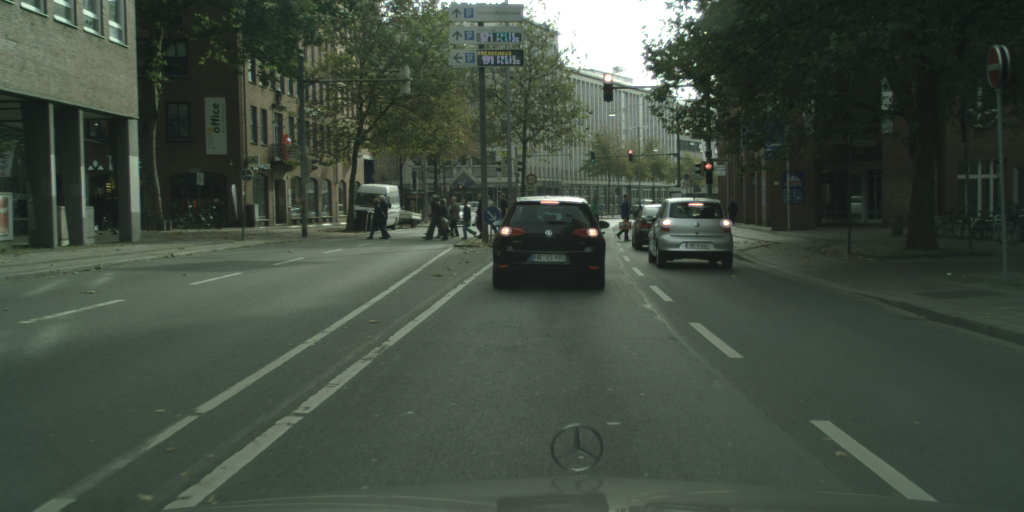
#> input picture data/bremen_000006_000019_leftImg8bit.png, 2048 x 1024 px, given as the content of the folder ./data/leftImg8bit/train/aachen, which was not available (shown at 1/2 size)
$ python phase1.py data/bremen_000006_000019_leftImg8bit.png
#> lines starting #> are read from the running program, lines starting #| are printed output that depends on the picture; after the words box and inside, x2 and y2 are one past the last pixel; in counts of white or black regions, pixels touching at a corner belong together; pictures that were not available may be replaced by others from this repository, and a replacement may not be noted
import matplotlib.pyplot as plt
from PIL import Image
import scipy.ndimage.filters as filters
import numpy as np
from scipy import signal
import scipy.ndimage as ndimage
import os
import glob


def high_pass_filter_green(img):
    highpass_filter = np.array([[-1 / 9, -1 / 9, -1 / 9],
                                [-1 / 9, 8 / 9, -1 / 9],
                                [-1 / 9, -1 / 9, -1 / 9]])

    return signal.convolve2d(img[:, :, 1], highpass_filter, boundary="symm", mode="same")
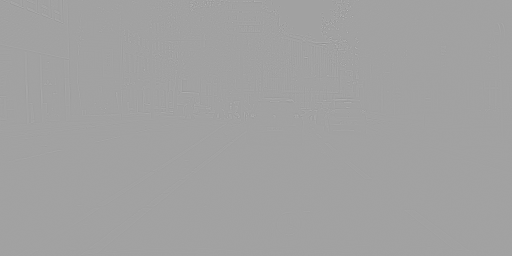
#> returned value: shape (1024, 2048) float64 (shown at 1/4 size); min -0.485, max 0.279, mean 7.67e-19; drawn with min black and max white


def high_pass_filter_red(img):
    highpass_filter = np.array([[-1 / 9, -1 / 9, -1 / 9],
                                [-1 / 9, 8 / 9, -1 / 9],
                                [-1 / 9, -1 / 9, -1 / 9]])

    return signal.convolve2d(img[:, :, 0], highpass_filter, boundary="symm", mode="same")


def recognize_traffic_light(img):
    neighborhood_size = 75
    threshold = 0.21
    data_max = filters.maximum_filter(img, neighborhood_size)
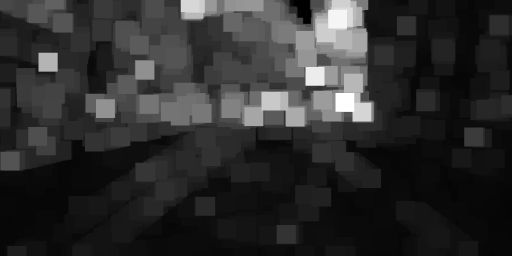
#> data_max: shape (1024, 2048) float64 (shown at 1/4 size); min 0, max 0.279, mean 0.0506; drawn with min black and max white
    maxima = (img == data_max)
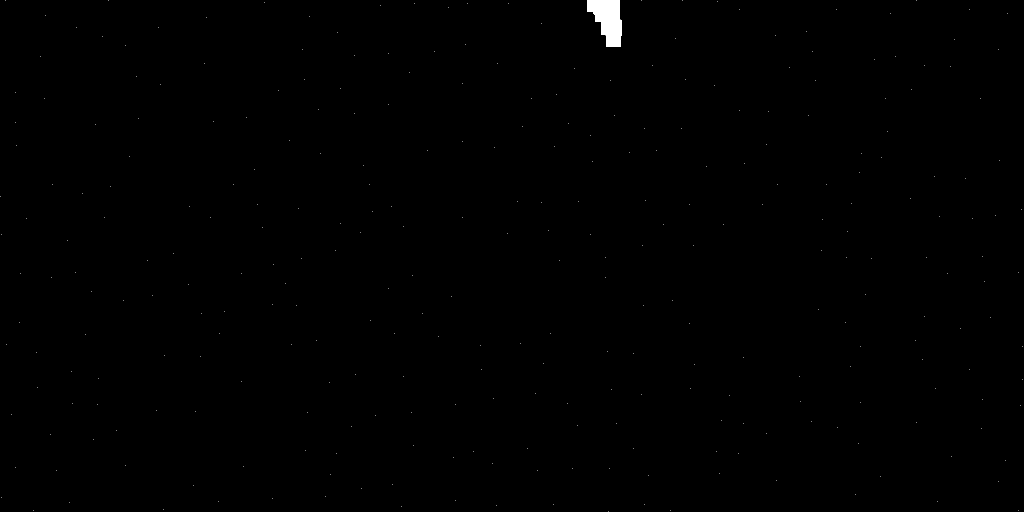
#> maxima: shape (1024, 2048) bool (shown at 1/2 size); 0.22% white; 308 white regions (307 under 20 px), largest, box (x1, y1, x2, y2) and area: (1175, 0, 1244, 94) 4307
    data_min = filters.minimum_filter(img, neighborhood_size)

    diff = ((data_max - data_min) >= threshold)
#> diff: shape (1024, 2048) bool; 10.8% white; 8 white regions, largest, box (x1, y1, x2, y2) and area: (723, 0, 1495, 487) 146544, (886, 365, 1227, 506) 31641, (692, 331, 831, 491) 15571
    maxima[diff == 0] = 0
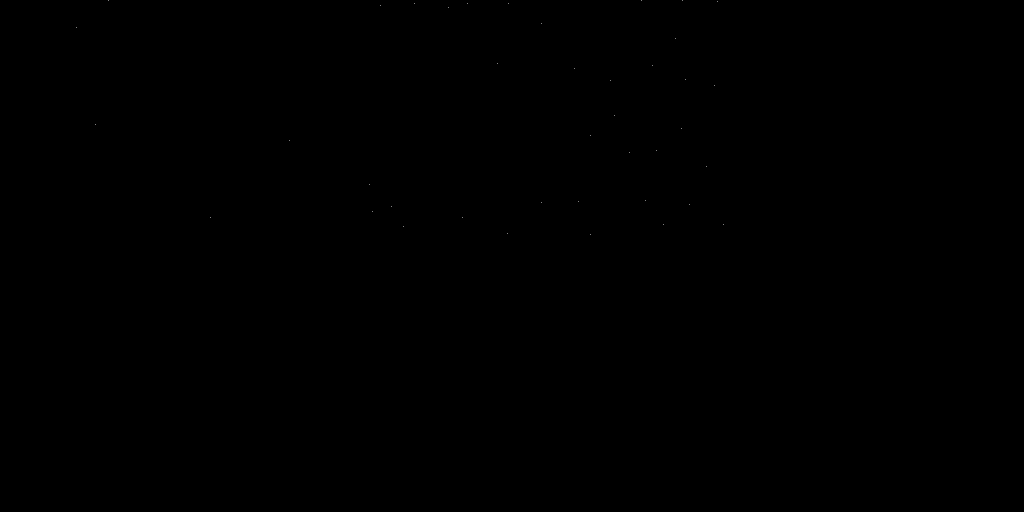
#> maxima: shape (1024, 2048) bool (shown at 1/2 size); 0% white in thin lines or dots, all inside (x1, y1, x2, y2) = (152, 0, 1448, 469)

    labeled, num_objects = ndimage.label(maxima)
#> labeled: shape (1024, 2048) int32; 41 distinct labels, from 0 to 40
#> num_objects = 40
    slices = ndimage.find_objects(labeled)
#> slices = 40 items

    x, y = [], []
    for dy, dx in slices:
        if (dx.start > 5 and dx.start < 1995 and dy.start > 5 and dy.start < 995):
            x_center = int((dx.start + dx.stop - 1) / 2)
            x.append(x_center)
            y_center = int((dy.start + dy.stop - 1) / 2)
            y.append(y_center)
#> this loop made 40 passes
#> (x_center, y_center) on passes 5 to 12: (828, 7), (935, 7), (1016, 7), (760, 10), (896, 14), (1082, 47), (152, 54), (1350, 76)
#> after the loop, x = 36 values, max 1447 at index 32, min 152 at index 6, mean 1036.4; y = 36 values from 7 to 468
    return x, y


def print_picture(path_img):
    picture = np.array(Image.open(path_img)).astype(float) / 255

    highpass_filter_green = high_pass_filter_green(picture)
    highpass_filter_red = high_pass_filter_red(picture)

    x_green, y_green = recognize_traffic_light(highpass_filter_green)
#> x_green has the same summary as x in recognize_traffic_light; y_green = 36 values from 7 to 468

    x_red, y_red = recognize_traffic_light(highpass_filter_red)
#> in recognize_traffic_light (call 2), `data_min = filters.minimum_filter(img, neighborhood_size)`:
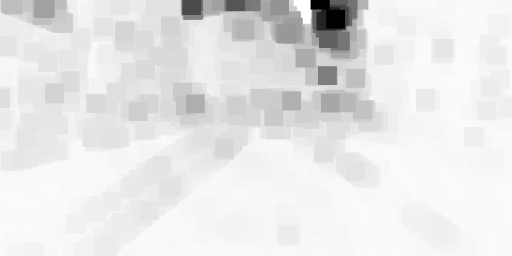
#> data_min: shape (1024, 2048) float64 (shown at 1/4 size); min -0.599, max 0, mean -0.0562; drawn with min black and max white
#> in recognize_traffic_light (call 2), `maxima[diff == 0] = 0`:
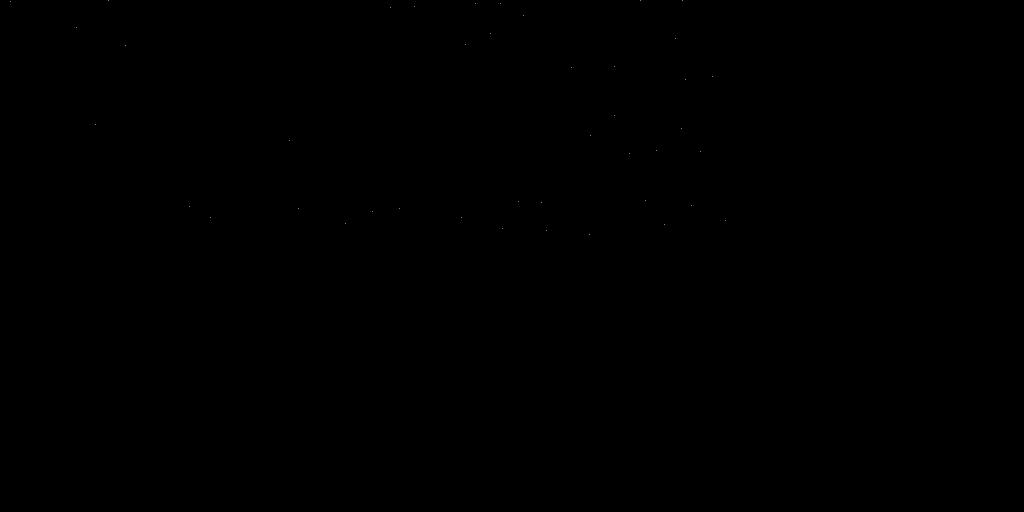
#> maxima: shape (1024, 2048) bool (shown at 1/2 size); 0% white in thin lines or dots, all inside (x1, y1, x2, y2) = (20, 0, 1451, 469)
#> in recognize_traffic_light (call 2), `labeled, num_objects = ndimage.label(maxima)`: num_objects = 42
#> in recognize_traffic_light (call 2), `slices = ndimage.find_objects(labeled)`: slices = 42 items
#> the loop in recognize_traffic_light (call 2), `for dy, dx in slices:` made 42 passes
#> (x_center, y_center) on passes 5 to 12: (951, 7), (1000, 7), (829, 13), (780, 14), (1047, 31), (152, 54), (980, 67), (1350, 76)
#> after the loop in recognize_traffic_light (call 2), `for dy, dx in slices:`: x = 38 values, max 1450 at index 32, min 152 at index 5, mean 983; y = 38 values from 7 to 468
#> x_red has the same summary as x in recognize_traffic_light; y_red = 38 values from 7 to 468

    picture2 = np.array(Image.open(path_img))
#> picture2 is the input picture: shape (1024, 2048, 3); mean R, G, B 64.8, 75, 63.8

    x_red_, y_red_ = [], []
    for i in range(len(x_red)):
        left = x_red[i] - 75
        right = x_red[i] + 75
        top = y_red[i] - 75
        bottom = y_red[i] + 75
        to_append = True
        for x_ind in range(left, right):
            for y_ind in range(top, bottom):
                if (x_ind in x_green and y_ind in y_green):
                    to_append = False

        if to_append:
            x_red_.append(x_red[i])
            y_red_.append(y_red[i])
#> this loop made 38 passes
#> (left, right, top, bottom) on passes 1 to 8: (876, 1026, -68, 82), (925, 1075, -68, 82), (754, 904, -62, 88), (705, 855, -61, 89), (972, 1122, -44, 106), (77, 227, -21, 129), (905, 1055, -8, 142), (1275, 1425, 1, 151)
#> after the loop, x_red_ = []; y_red_ = []

    plt.figure()
    plt.imshow(picture)

    cord = zip(x_green, y_green)
    for x, y in cord:
        red_val = picture2[y, x, 0]
        green_val = picture2[y, x, 1]
        if red_val >= green_val:
            plt.plot(x, y, 'r+')
        else:
            plt.plot(x, y, 'g+')
#> this loop made 36 passes
#> (x, y, red_val, green_val) on passes 1 to 8: (828, 7, 223, 248), (935, 7, 214, 251), (1016, 7, 228, 234), (760, 10, 231, 246), (896, 14, 203, 238), (1082, 47, 226, 255), (152, 54, 133, 151), (1350, 76, 234, 229)

    cord = zip(x_red_, y_red_)
    for x, y in cord:
        red_val = picture2[y, x, 0]
        green_val = picture2[y, x, 1]
        if red_val - green_val >= -50:
            plt.plot(x, y, 'r+')
        else:
            plt.plot(x, y, 'g+')
#> this loop made 0 passes

    print(len(x_green), ", ", len(x_red_))
#| 36 ,  0

    plt.show(block=True)
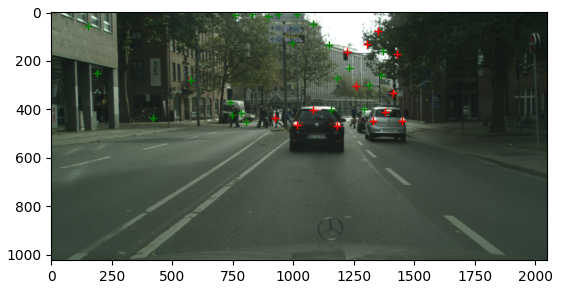
#> figure drawn by matplotlib, 1 panel


def main(argv=None):
    default_base = './data/leftImg8bit/train/aachen'
    flist = glob.glob(os.path.join(default_base, '*_leftImg8bit.png'))

    for image in flist:
        print_picture(image)
        plt.show(block=True)

    if len(flist):
        print("You should now see some images, with the ground truth marked on them. Close all to quit.")
    else:
        print("Bad configuration?? Didn't find any picture to show")

    plt.show(block=True)


# [69 lines left out: functions test_find_tfl_lights, find_tfl_lights, not called in this run]

if __name__ == '__main__':
    main()

$ run again, on data/bremen_000007_000019_leftImg8bit.png
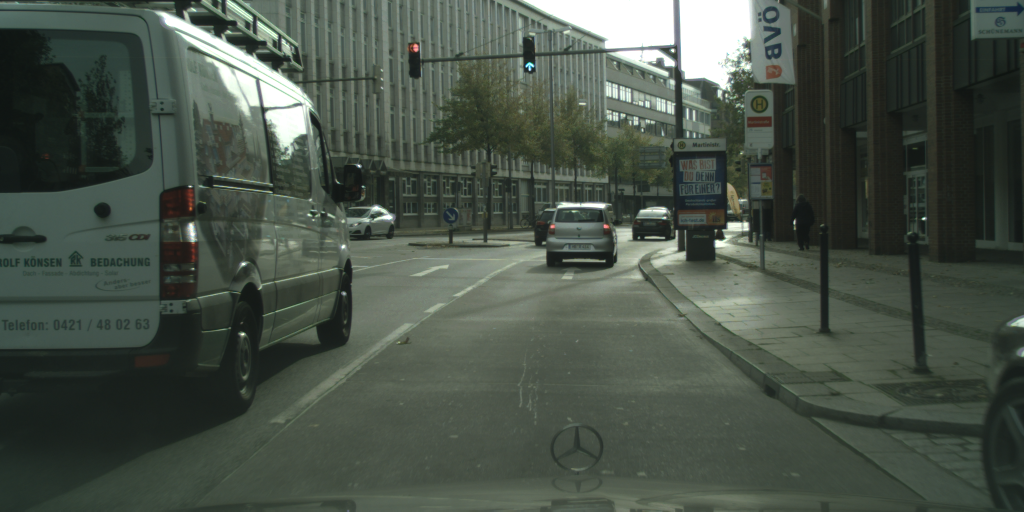
#> input picture data/bremen_000007_000019_leftImg8bit.png, 2048 x 1024 px, given as the content of the folder ./data/leftImg8bit/train/aachen, which was not available (shown at 1/2 size)
#> in recognize_traffic_light, `diff = ((data_max - data_min) >= threshold)`:
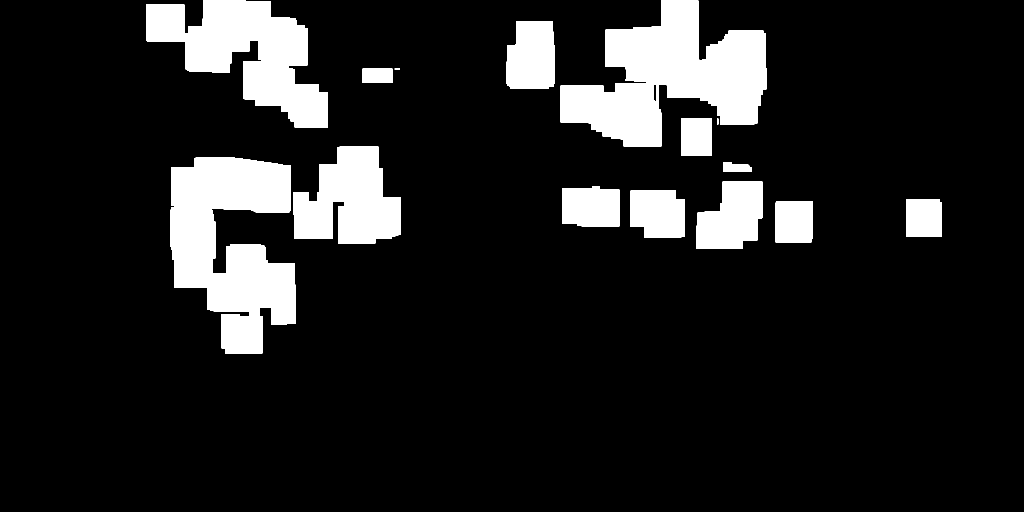
#> diff: shape (1024, 2048) bool (shown at 1/2 size); 12.7% white; 16 white regions, largest, box (x1, y1, x2, y2) and area: (1121, 0, 1534, 293) 66030, (340, 315, 592, 707) 63349, (371, 0, 656, 255) 40594
#> labeled: shape (1024, 2048) int32; 42 distinct labels, from 0 to 41
#> num_objects = 41
#> slices = 41 items
#> the loop in recognize_traffic_light, `for dy, dx in slices:` made 41 passes
#> (x_center, y_center) on passes 2 to 9: (504, 40), (331, 46), (455, 61), (554, 77), (1228, 96), (1342, 99), (411, 103), (1493, 113)
#> after the loop in recognize_traffic_light, `for dy, dx in slices:`: x = 40 values, max 1849 at index 28, min 331 at index 1, mean 906.1; y = 40 values from 40 to 669
#> x_green has the same summary as x in recognize_traffic_light
#> diff: shape (1024, 2048) bool; 18.2% white; 13 white regions, largest, box (x1, y1, x2, y2) and area: (293, 0, 819, 707) 184350, (1121, 0, 1538, 312) 91303, (1079, 376, 1387, 560) 34011
#> labeled: shape (1024, 2048) int32; 63 distinct labels, from 0 to 62
#> the loop in recognize_traffic_light (call 2), `for dy, dx in slices:` made 62 passes
#> (x_center, y_center) on passes 4 to 11: (390, 21), (1360, 30), (504, 40), (331, 45), (455, 61), (554, 77), (1496, 78), (1223, 96)
#> x_red = 59 values, max 1846 at index 41, min 331 at index 3, mean 926.8; y_red = 59 values from 21 to 669
#> in print_picture, picture2 is the input picture: shape (1024, 2048, 3); mean R, G, B 71.6, 81.4, 71.2
#> the loop in print_picture, `for i in range(len(x_red)):` made 59 passes
#> (left, right, top, bottom) on passes 1 to 8: (315, 465, -54, 96), (1285, 1435, -45, 105), (429, 579, -35, 115), (256, 406, -30, 120), (380, 530, -14, 136), (479, 629, 2, 152), (1421, 1571, 3, 153), (1148, 1298, 21, 171)
#> after the loop in print_picture, `for i in range(len(x_red)):`: x_red_ = [913]; y_red_ = [420]
#> the loop in print_picture, `for x, y in cord:` made 40 passes
#> (x, y, red_val, green_val) on passes 1 to 8: (504, 40, 229, 254), (331, 46, 173, 255), (455, 61, 210, 212), (554, 77, 225, 242), (1228, 96, 231, 255), (1342, 99, 196, 252), (411, 103, 209, 249), (1493, 113, 192, 204)
#> the loop in print_picture, `for x, y in cord:` made 1 pass
#> (x, y, red_val, green_val) on pass 1: (913, 420, 128, 123)
#| 40 ,  1
#> in print_picture, `plt.show(block=True)`:
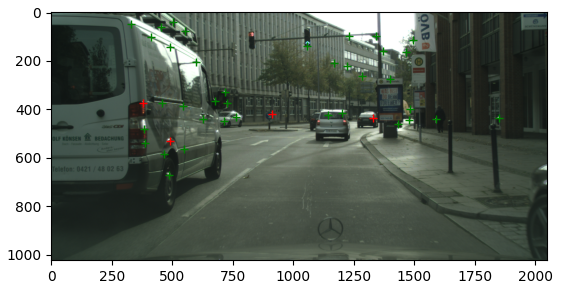
#> figure drawn by matplotlib, 1 panel

$ run again, on data/bremen_000009_000019_leftImg8bit.png
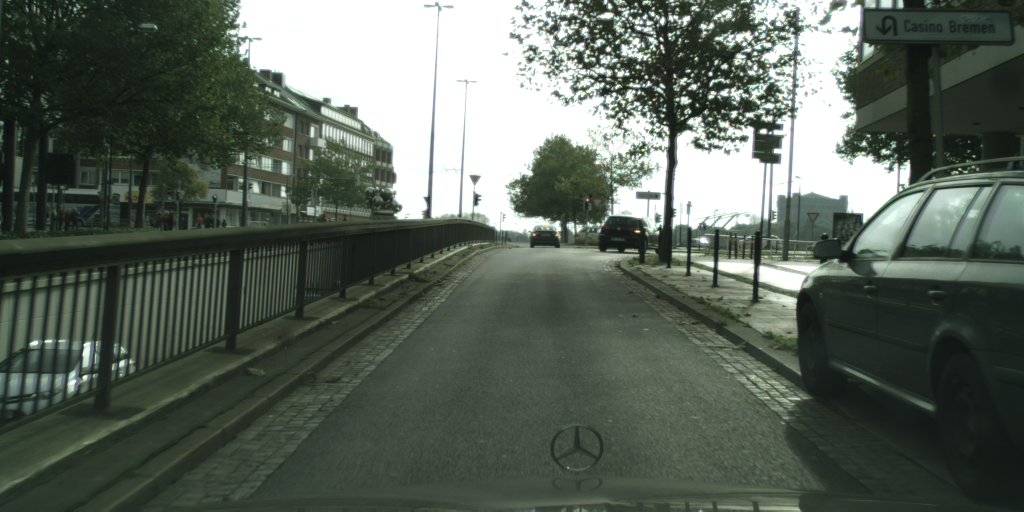
#> input picture data/bremen_000009_000019_leftImg8bit.png, 2048 x 1024 px, given as the content of the folder ./data/leftImg8bit/train/aachen, which was not available (shown at 1/2 size)
#> in recognize_traffic_light, `maxima = (img == data_max)`:
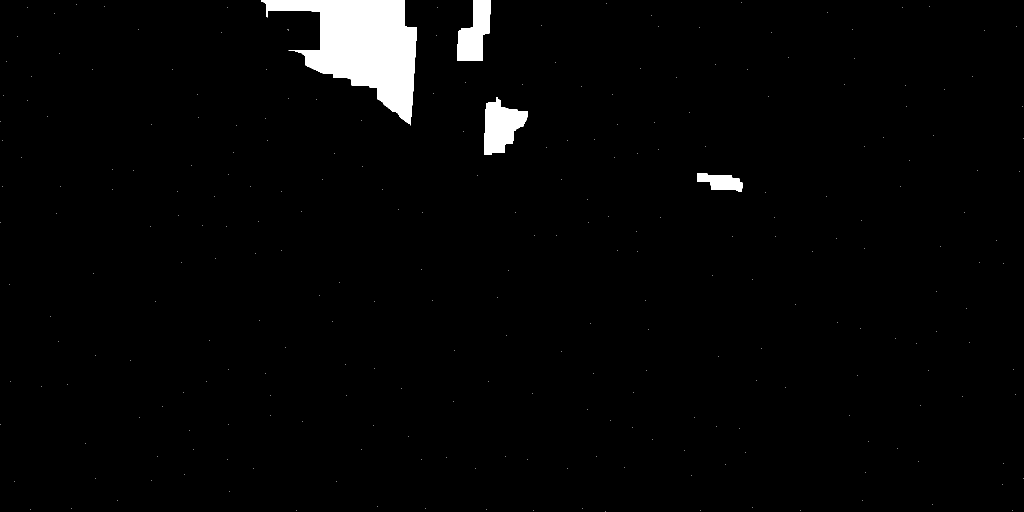
#> maxima: shape (1024, 2048) bool (shown at 1/2 size); 2.5% white; 271 white regions (267 under 20 px), largest, box (x1, y1, x2, y2) and area: (523, 0, 834, 251) 37757, (968, 194, 1055, 310) 6173, (914, 0, 982, 121) 5298, (1394, 347, 1485, 384) 2201
#> diff: shape (1024, 2048) bool; 24.7% white; 11 white regions, largest, box (x1, y1, x2, y2) and area: (607, 0, 1858, 568) 419948, (22, 643, 298, 807) 32083, (406, 0, 573, 177) 17888
#> labeled: shape (1024, 2048) int32; 75 distinct labels, from 0 to 74
#> num_objects = 74
#> slices = 74 items
#> the loop in recognize_traffic_light, `for dy, dx in slices:` made 74 passes
#> (x_center, y_center) on passes 2 to 9: (1212, 6), (54, 15), (454, 15), (1654, 24), (1303, 31), (1083, 51), (1316, 52), (1398, 54)
#> after the loop in recognize_traffic_light, `for dy, dx in slices:`: x = 73 values, max 1954 at index 43, min 54 at index 1, mean 1160.5; y = 73 values from 6 to 775
#> x_green has the same summary as x in recognize_traffic_light
#> diff: shape (1024, 2048) bool; 31.6% white; 12 white regions, largest, box (x1, y1, x2, y2) and area: (902, 0, 1992, 646) 445948, (387, 0, 886, 466) 115519, (22, 643, 298, 807) 33636
#> labeled: shape (1024, 2048) int32; 88 distinct labels, from 0 to 87
#> the loop in recognize_traffic_light (call 2), `for dy, dx in slices:` made 87 passes
#> (x_center, y_center) on passes 3 to 10: (1856, 11), (1031, 13), (875, 15), (68, 20), (109, 27), (1303, 31), (1115, 39), (1654, 47)
#> x_red = 84 values, max 1954 at index 47, min 68 at index 3, mean 1100.7; y_red = 84 values from 11 to 798
#> in print_picture, picture2 is the input picture: shape (1024, 2048, 3); mean R, G, B 90.3, 99.7, 89.8
#> the loop in print_picture, `for i in range(len(x_red)):` made 84 passes
#> (left, right, top, bottom) on passes 1 to 8: (1781, 1931, -64, 86), (956, 1106, -62, 88), (800, 950, -60, 90), (-7, 143, -55, 95), (34, 184, -48, 102), (1228, 1378, -44, 106), (1040, 1190, -36, 114), (1579, 1729, -28, 122)
#> after the loop in print_picture, `for i in range(len(x_red)):`: x_red_ = []
#> the loop in print_picture, `for x, y in cord:` made 73 passes
#> (x, y, red_val, green_val) on passes 1 to 8: (1212, 6, 213, 255), (54, 15, 113, 134), (454, 15, 188, 198), (1654, 24, 220, 255), (1303, 31, 227, 252), (1083, 51, 237, 255), (1316, 52, 222, 247), (1398, 54, 184, 186)
#| 73 ,  0
#> in print_picture, `plt.show(block=True)`:
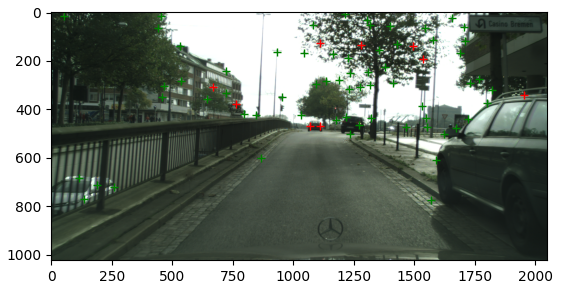
#> figure drawn by matplotlib, 1 panel
